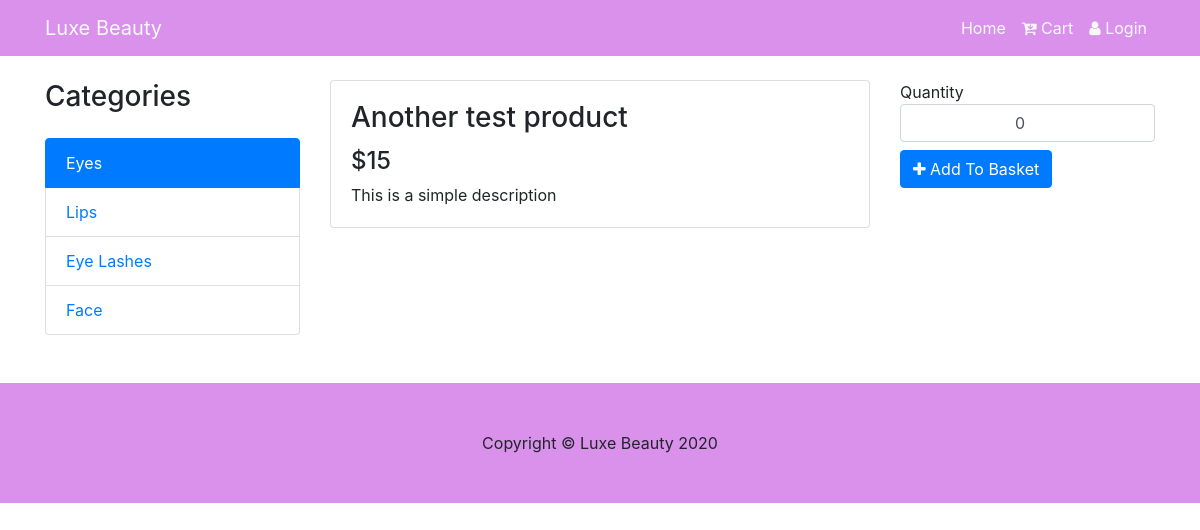
Screenshot of /store/products/details/1 with the database file from the repository.
### app/models.py (models this page shows, shortened)
class Category(db.Model):
    __tablename__ = 'categories'
    id = db.Column(db.Integer, primary_key=True)
    name = db.Column(db.String(100), nullable=False)
    description = db.Column(db.String())
    created_at = db.Column(db.DateTime(), default=datetime.utcnow, index=True)
    updated_at = db.Column(db.DateTime())
    @property
    def serialize(self):
        return {
            "id": self.id,
            "name": self.name,
            "description": self.description
        }

class Product(db.Model):
    __tablename__ = 'products'
    id = db.Column(db.Integer, primary_key=True)
    name = db.Column(db.String(100), nullable=False)
    description = db.Column(db.String(100), nullable=False)
    image = db.Column(db.String, nullable=False)
    stock = db.Column(db.Integer, nullable=False)
    price = db.Column(db.Integer, nullable=False)
    category_id = db.Column(db.Integer, db.ForeignKey(
        'categories.id'), nullable=False
    )
    created_at = db.Column(db.DateTime(), default=datetime.utcnow, index=True)
    updated_at = db.Column(db.DateTime())
    @property
    def serialize(self):
        return {
            "name": self.name,
            "id": self.id,
            "price": self.price,
            "stock": self.stock,
            "image_url": self.image,
            "description": self.description,
            "category_id": self.category_id
        }

### app/routes/products.py (the view)
@bp.route("/products/details/<product_id>")
def product_details(product_id):
    categories = Category.query.all()
    product = Product.query.filter_by(id=product_id).first()
    categories_data = [category.serialize for category in categories]
    return render_template("products/product_details.html",
                           product=product.serialize,
                           categories=categories_data)

### app/templates/products/product_details.html (shortened to what this page needs)
{% extends 'base.html' %}
{%block content%}
<div class="container">
    <div class="row">
      <div class="col-lg-3">
        <h3 class="my-4">Categories</h3>
        <div class="list-group">
            <div class="list-group">
                {% for category in categories%}
                    {%if category.id == product.category_id%}
                        <a href="{{url_for('bp.products_by_categoryId', category_id=category.id)}}" class="list-group-item active">{{category.name}}</a>
                    {% else %}
                        <a href="{{url_for('bp.products_by_categoryId', category_id=category.id)}}" class="list-group-item">{{category.name}}</a>
                    {% endif %}
                {% endfor %}
              </div>
        </div>
      </div>
      <div class="col-lg-6">
        <div class="card mt-4">
          <div class="card-body">
            <h3 class="card-title">{{product.name}}</h3>
            <h4>${{product.price}}</h4>
            <p class="card-text">{{product.description}}</p>
          </div>
        </div>
      </div>
      <div class="col-lg-3 mt-4">
        Quantity
        <input type="number" id="item-qty" class="form-control text-center" value=0>
        <button data-prod_id={{product.id}} id="add-to-cart" class="mt-2 btn btn-primary"><i class="fa fa-plus" aria-hidden="true"></i>
            Add To Basket</button>
            <br>
      </div>
    </div>
  </div>
<footer class="py-5 mt-5 footer">
    <div class="container">
      <p class="m-0 text-center">Copyright © Luxe Beauty 2020</p>
    </div>
  </footer>
{%endblock%}

### app/static/css/styles.css (style rules this page uses)
.footer { background-color: rgb(217, 145, 235); }

### rows the page displays
Category: name "Eyes"
Category: name "Lips"
Category: name "Eye Lashes"
Category: name "Face"
Product: name "Another test product", description "This is a simple description"

### other values shown
{{ product.price }} "15"
